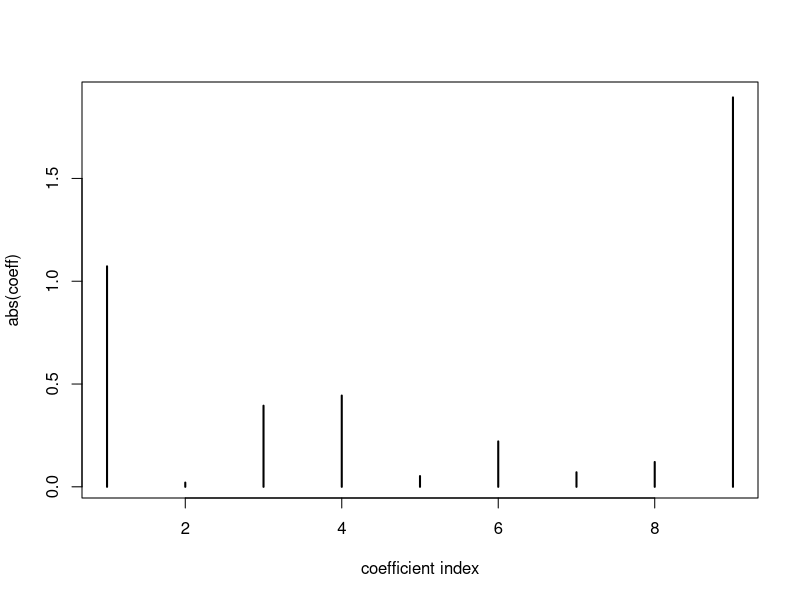

This figure's R source: (Note: this script raises an error after producing the figure.)

data <- read.table("eBayNumberOfBidderData.txt", header = TRUE)


########## A ##########
fit <- glm(nBids ~ 0 + ., data, family = poisson)
coeff <- fit$coefficients
plot(abs(coeff), type='h', lwd=2, xlab = "coefficient index")

## The most significant covariate is minBidShare. 

########## B ##########

logPois <- function() {
  # log likelihood of poisson model
  
  # log of prior
  
  # add 
  
}


OptimResults<-optim(coeff,logPois,gr=NULL,data$nBids,X,mu,sigma,method=c("BFGS"),control=list(fnscale=-1),hessian=TRUE)
